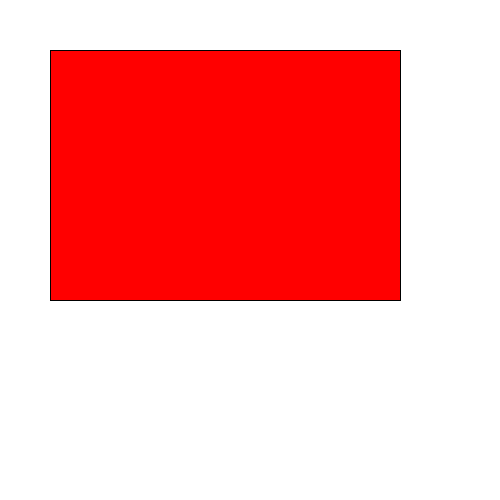
Frame 1 (no input)
Frame 60 (the mouse pressed at the canvas centre just before this capture): identical to frame 1, image omitted
Frame 120 (the mouse held since frame 60 and released just before this capture): identical to frame 1, image omitted

The Processing sketch that drew this single still picture (run headless with seeded random() and noise(); from frame 60 on, the mouse is pressed at the canvas centre):

// Processing sketch: H09Opd7
// ── H09Opd7.pde
void setup(){
  size (500,500);
  background (255,255,255);
}

void draw(){
  fill (255,0,0);
  RodeMuur(50,50,350,250);
}

void RodeMuur (int x, int y, int w, int h){
  rect(x,y,w,h);
}
